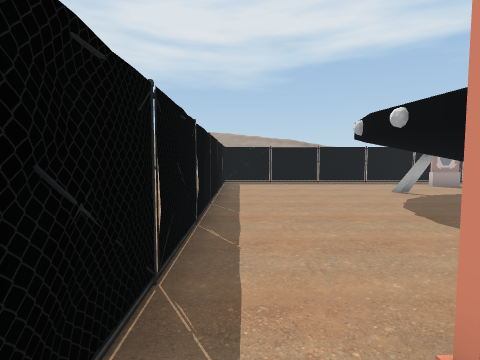
[1] (above)

22 first-person views from a walk through a Unity game level. The camera is 1.3 m above the floor, tilts 4° down and sees 80° across. The floor is counted in squares, 1 m on a side. Each view is taken from the middle of a square. On the plan, view 1 faces up. The plan holds only what a view shows up to about 13 squares ahead; the rest is blank. The place goes on beyond the plan. The player character is not drawn. Some surface patterns are stand-ins.

[2]
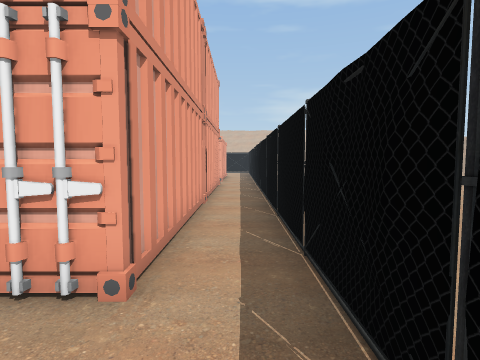

[3]
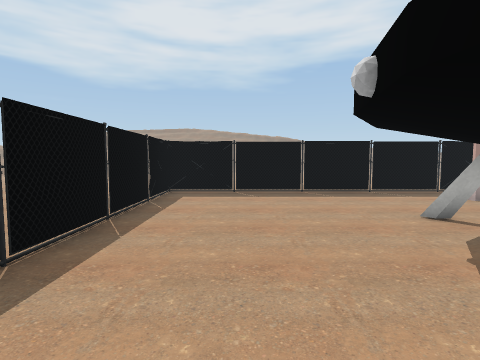

[4]
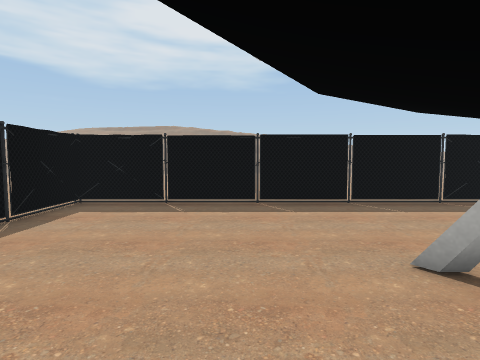

[5]
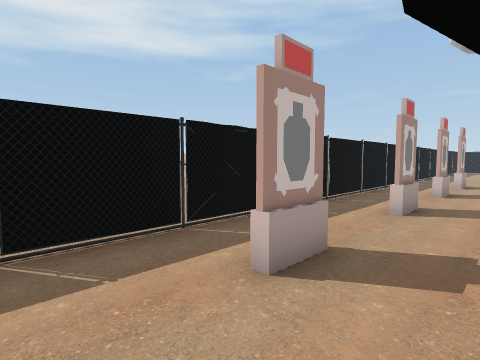

[6]
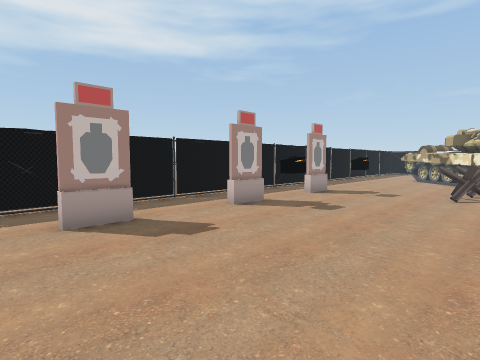

[7]
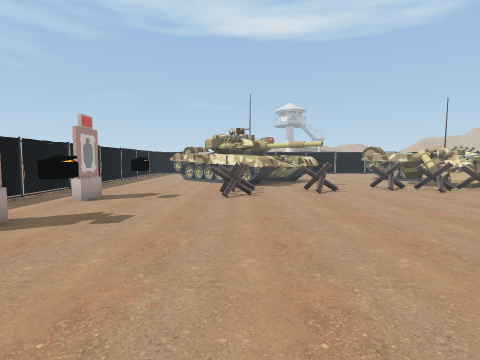

[8]
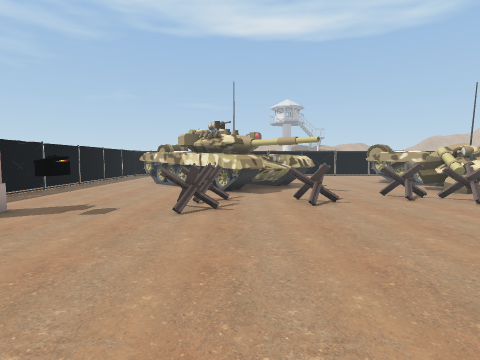

[9]
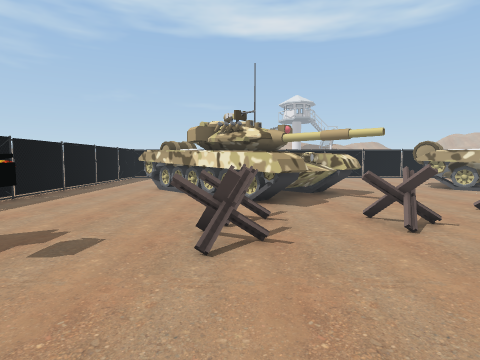

[10]
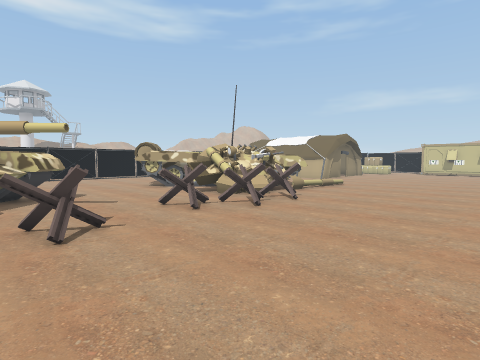

[11]
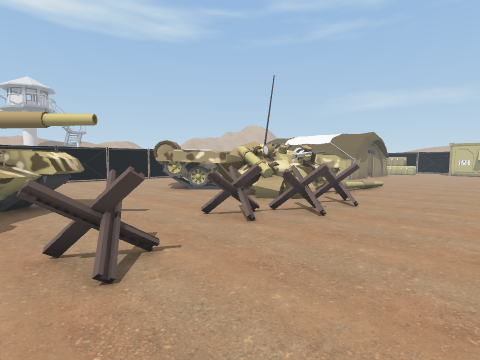

[12]
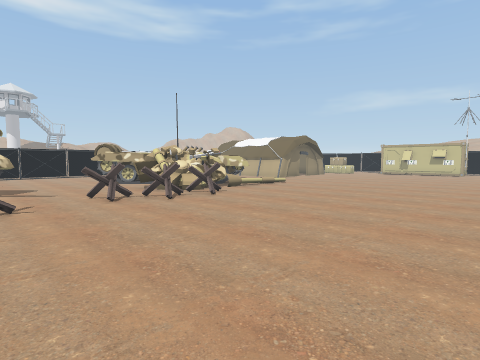

[13]
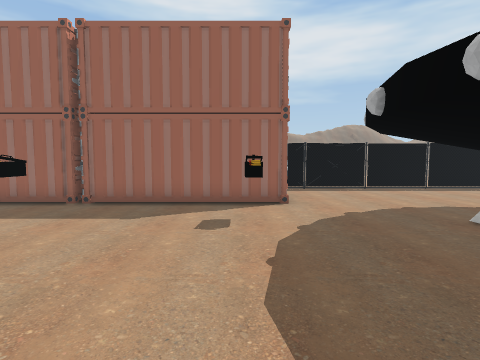

[14]
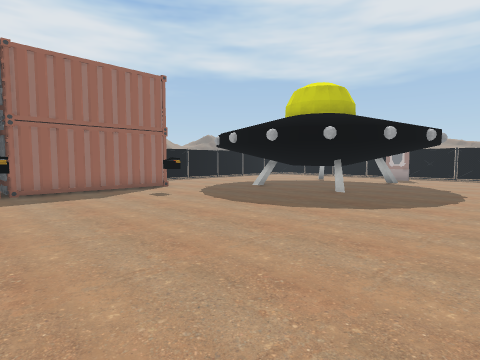

[15]
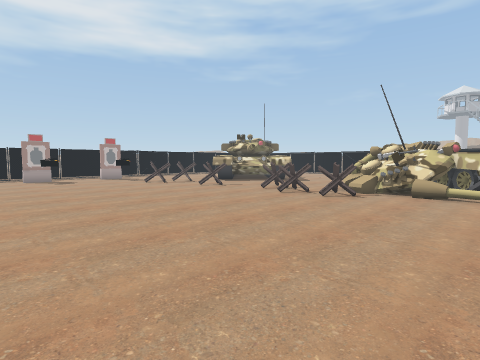

[16]
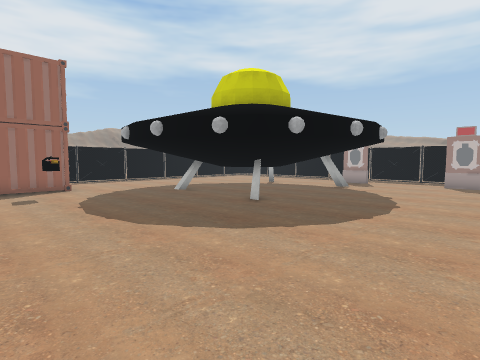

[17]
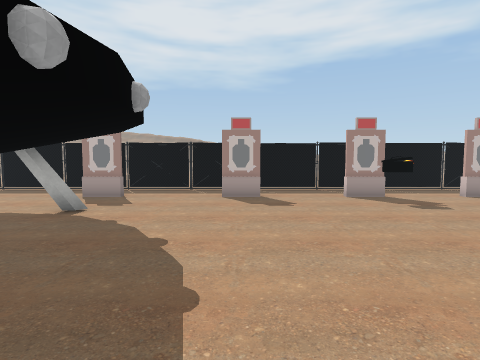

[18]
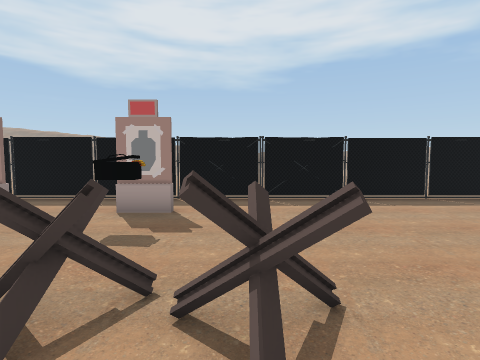

[19]
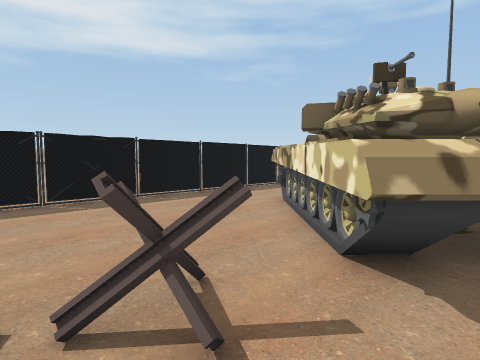

[20]
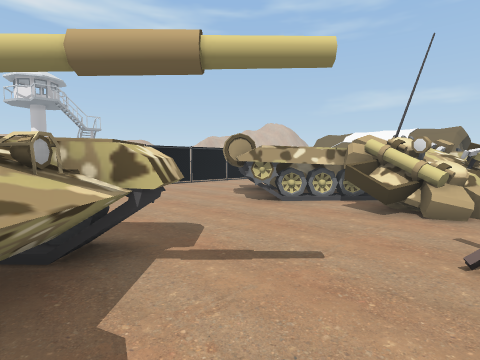

[21]
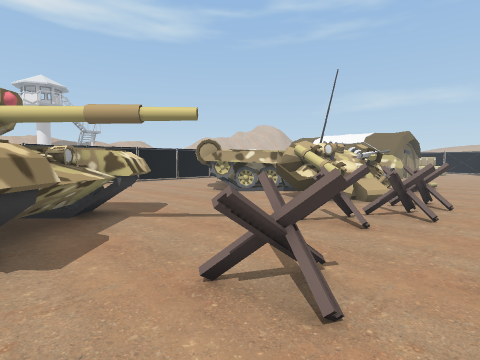

[22]
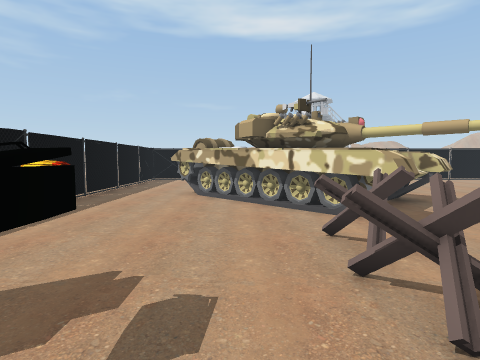

### Floor plan
Key: @ floor where view 1 was taken; # wall or solid block; x gap in a wall; . floor; O other object.
Columns run from 1 left of view 1 to 33 right of it. Each row starts with its distance up from view 1.
 17 ###########x#######x#############x#
 16 #..................................
 15 #..................................
 14 x..........#....#...##..##........#
 13 #....................O............#
 12 #........................O.......##
 11 #......#O  #O...................##
 10 #......    # .............OO...##
  9 #.....     #  ...........OOOO###
  8 #.....     ## .............. ##
  7 #.....     ## ...............###
  6 #.....  ##### ............OO...###
  5 #..... ###### .............O...###.
  4 #......      ......................
  3 #........  .................O......
  2 #..........................OO......
  1 #.##O......................O......#
  0 x@###..O...................O..OO.##
 -1 #.###......................O.OOOO##
 -2 #.###.......................OOOO##
 -3 x.###.......................OOOO
 -4 #.###........................#O
 -5 #.O#O..O......... ...........##
 -6 #.###..    ..... . .........O

Positions as (right, up) in squares from view 1, and headings:
1: (0, 0), facing up
2: (0, 4), facing down
3: (2, 5), facing up
4: (4, 8), facing up
5: (7, 12), facing up-right
6: (13, 8), facing up-right
7: (14, 9), facing right
8: (17, 8), facing right
9: (20, 9), facing right
10: (20, 7), facing down-right
11: (22, 7), facing down-right
12: (17, 6), facing down-right
13: (12, 0), facing left
14: (16, -6), facing up-left
15: (16, -6), facing up-right
16: (17, -2), facing up-left
17: (15, 4), facing up
18: (26, 7), facing up
19: (25, 7), facing up-right
20: (27, 7), facing down-right
21: (24, 8), facing down-right
22: (22, 11), facing right
